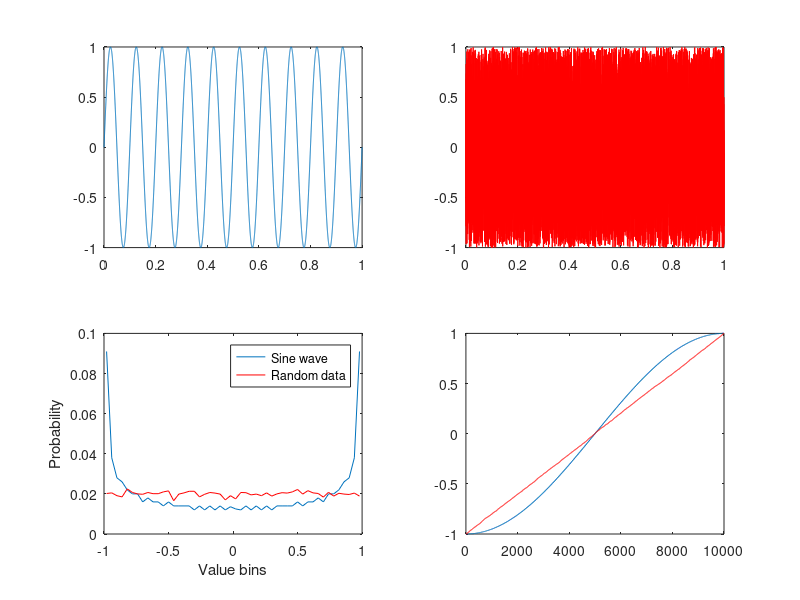
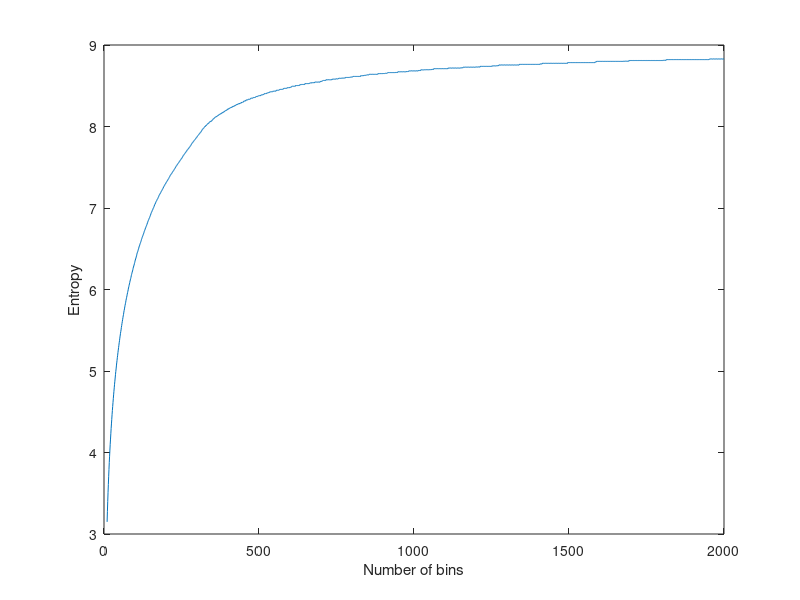
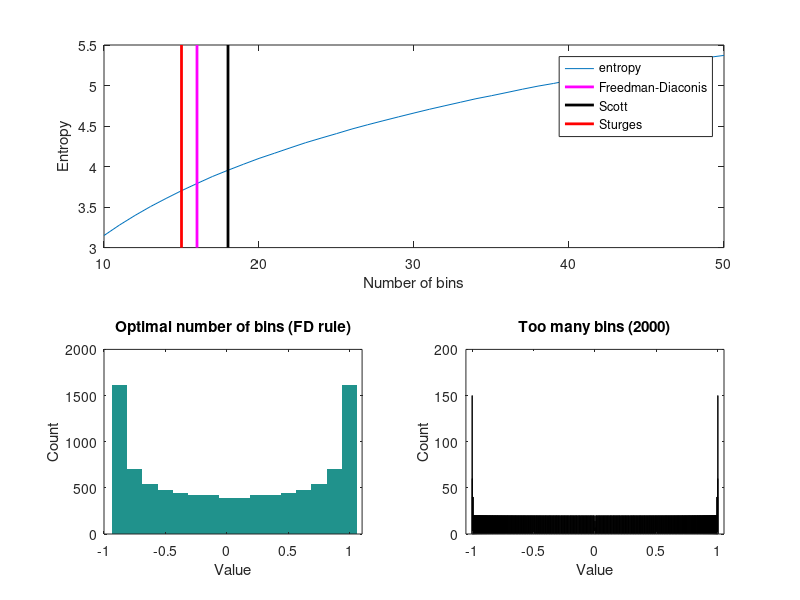

These figures' MATLAB source, in order: (Note: this script raises an error after producing the figures.)
%% Analyzing Neural Time Series Data
% Matlab code for Chapter 29
% Mike X Cohen
% 
% This code accompanies the book, titled "Analyzing Neural Time Series Data" 
% (MIT Press). Using the code without following the book may lead to confusion, 
% incorrect data analyses, and misinterpretations of results. 
% Mike X Cohen assumes no responsibility for inappropriate or incorrect use of this code. 

%% Figure 29.2

% create two signals
time    = 0:.0001:1;
signal1 = sin(2*pi*10*time);
signal2 = rand(size(signal1))*2-1; % uniform random numbers in the same scale as the sine wave

% plot signals
figure
subplot(221)
plot(time,signal1)
set(gca,'xlim',[time(1) time(end)])
subplot(222)
plot(time,signal2,'r')
set(gca,'xlim',[time(1) time(end)])

% bin data (via Matlab function hist)
nbins = 50;
[hdat1,x1] = hist(signal1,nbins);
[hdat2,x2] = hist(signal2,nbins);

% convert histograms to probability values
hdat1 = hdat1./sum(hdat1);
hdat2 = hdat2./sum(hdat2);

% plot histograms
subplot(223)
plot(x1,hdat1)
hold on
plot(x2,hdat2,'r')
legend({'Sine wave';'Random data'})
xlabel('Value bins')
ylabel('Probability')

subplot(224)
plot(sort(signal1))
hold on
plot(sort(signal2),'r')
set(gca,'xlim',[0 length(signal1)])

% The following code using the 'eval' command may seem a bit needlessly
% complex, but it introduces you to this useful Matlab function. The
% main advantage here is to call different variables inside a loop,
% which would otherwise not be possible because it is the variable
% names that are different, not indices into variables. For example,
% notice how the variables hdat1 and hdat2 are called.
for i=1:2
    eval([ 'entro(' num2str(i) ') = -sum(hdat' num2str(i) '.*log2(hdat' num2str(i) '+eps));' ]);
end

% the following code will do this same thing:
% entro(1) = -sum(hdat1.*log2(hdat1+eps));
% entro(2) = -sum(hdat2.*log2(hdat2+eps));

disp([ 'Entropies of sine wave and random noise are ' num2str(entro(1)) ' and ' num2str(entro(2)) '.' ]);

%% Figure 29.3

% range of bin numbers
nbins = 10:2000;

entropyByBinSize=zeros(size(nbins));

for nbini=1:length(nbins)
    
    % bin data, transform to probability, and eliminate zeros
    hdat = hist(signal1,nbins(nbini));
    hdat = hdat./sum(hdat);
    
    % compute entropy
    entropyByBinSize(nbini) = -sum(hdat.*log2(hdat+eps));
end

figure
plot(nbins,entropyByBinSize)
xlabel('Number of bins'), ylabel('Entropy')

%% Figure 29.4

% optimal number of bins for histogram based on a few different guidelines
n = length(signal1);
maxmin_range = max(signal1)-min(signal1);

% note: the function iqr (inter-quartile range) is in the stats toolbox. 
% If you don't have this toolbox, you can write your own similar function
% by sorting the values, finding the values that are 25% and 75% of the
% sorted distribution, and then subtracting the 25% number from the 75% number.
fd_bins      = ceil(maxmin_range/(2.0*iqr(signal1)*n^(-1/3))); % Freedman-Diaconis 
scott_bins   = ceil(maxmin_range/(3.5*std(signal1)*n^(-1/3))); % Scott
sturges_bins = ceil(1+log2(n)); % Sturges

figure
subplot(211)
% plot up to 50 bins
[junk,maxNbins] = min(abs(nbins-50)); % index of nbins that most closely matches 50
plot(nbins(1:maxNbins),entropyByBinSize(1:maxNbins))

hold on
plot([fd_bins fd_bins],get(gca,'ylim'),'m','linew',2)
plot([scott_bins scott_bins],get(gca,'ylim'),'k','linew',2)
plot([sturges_bins sturges_bins],get(gca,'ylim'),'r','linew',2)

legend({'entropy';'Freedman-Diaconis';'Scott';'Sturges'})
xlabel('Number of bins'), ylabel('Entropy')

subplot(223)
[y,x]=hist(signal1,fd_bins);
h=bar(x,y,'histc');
set(h,'linestyle','none');
set(gca,'xlim',[min(signal1) max(signal1)*1.1])
xlabel('Value'), ylabel('Count')
title('Optimal number of bins (FD rule)')

subplot(224)
[y,x]=hist(signal1,2000);
h=bar(x,y,'histc');
set(gca,'xlim',[min(signal1) max(signal1)]*1.05)
xlabel('Value'), ylabel('Count')
title('Too many bins (2000)')

%% Figure 29.5

load sampleEEGdata

% entropy over all sensors
time4entropy = [  100  400 ]; % in ms
base4entropy = [ -400 -100 ]; % in ms
topo_entropy = zeros(size(EEG.chanlocs));

timeidx=zeros(size(time4entropy)); baseidx=zeros(size(base4entropy)); 
for i=1:2
    [junk,timeidx(i)] = min(abs(EEG.times-time4entropy(i)));
    [junk,baseidx(i)] = min(abs(EEG.times-base4entropy(i)));
end

for chani=1:EEG.nbchan
    
    % entropy during task
    tempdat = EEG.data(chani,timeidx(1):timeidx(2),:);
    hdat = hist(tempdat(:),25);
    hdat = hdat./sum(hdat);
    task_entropy =  -sum(hdat.*log2(hdat+eps));
    
    % entropy during pre-stim baseline
    tempdat = EEG.data(chani,baseidx(1):baseidx(2),:);
    hdat = hist(tempdat(:),25);
    hdat = hdat./sum(hdat);
    base_entropy =  -sum(hdat.*log2(hdat+eps));
    
    % compute entropy
    topo_entropy(chani) = task_entropy - base_entropy;
end

figure
% Note: topoplot is a function in the eeglab toolbox
topoplot(topo_entropy,EEG.chanlocs,'maplimits',[-.5 .5],'plotrad',.53,'electrodes','off','numcontour',0);



% entropy over time in one electrode (fcz or po8)
sensor4entropy = 'fcz';
times2save     = -300:50:1200;
timewindow     = 400; % ms

timewindowidx = round(timewindow/(1000/EEG.srate)/2);
times2saveidx = zeros(size(times2save));
for i=1:length(times2save)
    [junk,times2saveidx(i)]=min(abs(EEG.times-times2save(i)));
end

electrodeidx = find(strcmpi(sensor4entropy,{EEG.chanlocs.labels}));

timeEntropy = zeros(1,length(times2save));

for timei = 1:length(times2save)
    
    tempdata = EEG.data(electrodeidx,times2saveidx(timei)-timewindowidx:times2saveidx(timei)+timewindowidx,1:30);
    hdat = hist(tempdata(:),25);
    hdat = hdat./sum(hdat);
    
    % compute entropy
    timeEntropy(1,timei) = -sum(hdat.*log2(hdat+eps));
    
    
    tempdata = EEG.data(electrodeidx,times2saveidx(timei)-timewindowidx:times2saveidx(timei)+timewindowidx,end-30:end);
    hdat = hist(tempdata(:),25);
    hdat = hdat./sum(hdat);
    
    % compute entropy
    timeEntropy(2,timei) = -sum(hdat.*log2(hdat+eps));
end

figure
plot(times2save,timeEntropy)
xlabel('Time (ms)'), ylabel('Entropy (bits)')
title([ 'Entropy over time from electrode ' sensor4entropy ])
legend({'First 30 trials';'last 30 trials'})

%% Figure 29.6

% Note about this figure: The panels use the same code but with different
% input signals. Comment out some of the lines below to recreate each panel.

% right panel: random noise
signal1 = rand(size(signal1))*2-1;
signal2 = rand(size(signal1))*2-1;

% center panel: one pure sine wave and one sine wave plus random noise
signal1 = sin(2*pi*10*time);
signal2 = signal1 + randn(size(signal1))/2;

% left panel: one pure sine wave and its inverse
signal1 = sin(2*pi*10*time);
signal2 = -signal1;


% determine the optimal number of bins for each variable
n            = length(signal1);
maxmin_range = max(signal1)-min(signal1);
fd_bins1     = ceil(maxmin_range/(2.0*iqr(signal1)*n^(-1/3))); % Freedman-Diaconis 

n            = length(signal2);
maxmin_range = max(signal2)-min(signal2);
fd_bins2     = ceil(maxmin_range/(2.0*iqr(signal2)*n^(-1/3))); % Freedman-Diaconis 

% and use the average...
fd_bins = ceil((fd_bins1+fd_bins2)/2);


% bin data (using histc this time)
edges = linspace(min(signal1),max(signal1),fd_bins+1);
[nPerBin1,bins1] = histc(signal1,edges);

edges = linspace(min(signal2),max(signal2),fd_bins+1);
[nPerBin2,bins2] = histc(signal2,edges);

% compute joint frequency table
jointprobs = zeros(fd_bins);
for i1=1:fd_bins
    for i2=1:fd_bins
        jointprobs(i1,i2) = sum(bins1==i1 & bins2==i2);
    end
end
jointprobs=jointprobs./sum(jointprobs(:));

figure
subplot(211)
plot(time,signal1)
subplot(212)
plot(time,signal2)

figure
imagesc(jointprobs)
colormap gray
set(gca,'clim',[0 .01],'ydir','normal')
colorbar
xlabel('Signal 2 bin'), ylabel('Signal 1 bin')

%% Figure 29.7

figure
subplot(221)
x = 0:.001:1;
y = x;
plot(x,y,'.')
title([ 'MI=' num2str(mutualinformationx(x,y)) ', r_s=' num2str(corr(x(:),y(:),'type','s')) ])
axis square

subplot(222)
x = 0:.001:1;
y = -x.^3;
plot(x,y,'.')
title([ 'MI=' num2str(mutualinformationx(x,y)) ', r_s=' num2str(corr(x(:),y(:),'type','s')) ])
axis square

subplot(223)
x=cos(0:.01:2*pi);
y=sin(0:.01:2*pi);
plot(x,y,'.')
title([ 'MI=' num2str(mutualinformationx(x,y)) ', r_s=' num2str(corr(x(:),y(:),'type','s')) ])
axis square

subplot(224)
x=[cos(0:.01:2*pi) cos(0:.01:2*pi)+1];
y=[sin(0:.01:2*pi) sin(0:.01:2*pi)-1];
plot(x,y,'.')
title([ 'MI=' num2str(mutualinformationx(x,y)) ', r_s=' num2str(corr(x(:),y(:),'type','s')) ])
axis square

%% Figure 29.8

% Theoretical size of errors as a function of histogram bins and N
% the Matlab 'inline' function is a useful tool to substitute small
% functions (1-2 lines of code) that only need to be run locally.
% However, as mentioned in chapter 26, this function will be removed in
% future versions of Matlab. 
entropy_error = inline('(b-1)./(2.*n.*log(2))');
mutinfo_error = inline('(b-1).^2./(2.*n.*log(2))');

n = 20:300;
nfixed = 15;

figure
subplot(211)
plot(n,entropy_error(nfixed,n))
hold on
plot(n,entropy_error(ceil(1+log2(n)),n),'r')
legend({[ num2str(nfixed) ' bins' ];'Sturges'' rule'})
xlabel('Number of data points'), ylabel('Entropy error (bits)')
set(gca,'xlim',[n(1) n(end)])

subplot(212)
plot(n,mutinfo_error(nfixed,n))
hold on
plot(n,mutinfo_error(ceil(1+log2(n)),n),'r')
legend({[ num2str(nfixed) ' bins' ];'Sturges'' rule'})
xlabel('Number of data points'), ylabel('Mutual information error')
set(gca,'xlim',[n(1) n(end)])

%% Figure 29.9

x = [cos(0:.01:2*pi) cos(0:.01:2*pi)+1];
y = [sin(0:.01:2*pi) sin(0:.01:2*pi)-1];

figure
subplot(221)
plot(x,y,'.')
axis([-3 3 -3 3])

subplot(212)

noiselevels = 0:.01:1;
mi = zeros(size(noiselevels));
for ni=1:length(noiselevels)
    mi(ni) = mutualinformationx(x,y+randn(size(y))*noiselevels(ni),20);
end

plot(noiselevels,mi)
xlabel('Noise level'), ylabel('Mutual information')

subplot(222)
plot(x,y+randn(size(y))*noiselevels(round(ni/2)),'.');
axis([-3 3 -3 3])

%% Figure 29.9d (takes a while to run)

nrange = 300:205:3000;
noiselevels = 0:.01:1;

mi = zeros(length(nrange),length(noiselevels));
b  = zeros(1,length(nrange)); % number of histogram bins

for ni=1:length(nrange)
    
    % define time
    t = linspace(0,2*pi,nrange(ni));
    % define signals
    x = [cos(t) cos(t)+1];
    y = [sin(t) sin(t)-1];
    
    for noi=1:length(noiselevels)
        if noi==1 % keep number of bins constant across noise levels within each number of points
            [mi(ni,noi),~,b(ni)] = mutualinformationx(x,y+randn(size(y))*noiselevels(noi));
        else
            mi(ni,noi) = mutualinformationx(x,y+randn(size(y))*noiselevels(noi),b(ni));
        end
    end
end

% convert to % change from best-case scenario (no noise, large N)
mip=100.*(mi-mi(end,1))./mi(end,1);

figure
contourf(noiselevels,nrange,mip,40,'linecolor','none')
set(gca,'clim',[-100 0])
colorbar
xlabel('Noise level'), ylabel('N (data length)')
title('Percent decrease in MI due to noise')

%% Figure 29.10

electrodes4mi = {'fz';'o1'};
timewindow = 400; % in ms
times2save = -400:100:1200;


% convert ms to indices
timewindowidx = round(timewindow/(1000/EEG.srate)/2);
times2saveidx = zeros(size(times2save));
for i=1:length(times2save)
    [junk,times2saveidx(i)]=min(abs(EEG.times-times2save(i)));
end

electrodesidx(1) = find(strcmpi(electrodes4mi{1},{EEG.chanlocs.labels}));
electrodesidx(2) = find(strcmpi(electrodes4mi{2},{EEG.chanlocs.labels}));

% initialize outputs
entropy = zeros(3,length(times2save));
mi      = zeros(2,length(times2save));
nbins   = zeros(1,length(times2save));

for timei = 1:length(times2save)
    datax = EEG.data(electrodesidx(1),times2saveidx(timei)-timewindowidx:times2saveidx(timei)+timewindowidx,:);
    datay = EEG.data(electrodesidx(2),times2saveidx(timei)-timewindowidx:times2saveidx(timei)+timewindowidx,:);
    
    [mi(1,timei),entropy(:,timei),nbins(timei)] = mutualinformationx(datax,datay);
    [mi(2,timei),entropy(:,timei)             ] = mutualinformationx(datax,datay,70);
end

figure
set(gcf,'name',[ 'Mutual information between ' electrodes4mi{1} ' and ' electrodes4mi{2} ])

subplot(221)
plot(times2save,mi(1,:))
xlabel('Time (ms)'), ylabel('MI (bits)')
title('Variable bin length')
set(gca,'xlim',[times2save(1)-50 times2save(end)+50],'ylim',[min(mi(:))-.01 max(mi(:))+.01])

subplot(222)
plot(nbins,mi(1,:),'.')
xlabel('bin length'), ylabel('MI (bits)')
title('Bin length vs. MI')
set(gca,'ylim',[min(mi(:))-.01 max(mi(:))+.01])

subplot(223)
plot(times2save,mi(2,:))
xlabel('Time (ms)'), ylabel('MI (bits)')
title('Constant bin length')
set(gca,'xlim',[times2save(1)-50 times2save(end)+50],'ylim',[min(mi(:))-.01 max(mi(:))+.01])

%% Figure 29.11

% (Figure 10 must be generated before running this cell.)
frex = logspace(log10(4),log10(40),20);
baselinetime = [-500 -200];


% baseline from ms to idx
[junk,baseidx(1)] = min(abs(times2save-baselinetime(1)));
[junk,baseidx(2)] = min(abs(times2save-baselinetime(2)));

% specify convolution and wavelet info
time = -1:1/EEG.srate:1;
half_of_wavelet_size = (length(time)-1)/2;
n_wavelet     = length(time);
n_data        = EEG.pnts*EEG.trials;
n_convolution = n_wavelet+n_data-1;
% FFT of data
fft_EEG1 = fft(reshape(EEG.data(electrodesidx(1),:,:),1,EEG.pnts*EEG.trials),n_convolution);
fft_EEG2 = fft(reshape(EEG.data(electrodesidx(2),:,:),1,EEG.pnts*EEG.trials),n_convolution);


% initialize outputs
mi   = zeros(2,length(frex),length(times2save));
ispc = zeros(length(frex),length(times2save));
powc = zeros(length(frex),length(times2save));

for fi=1:length(frex)
    % create wavelet and get its FFT
    fft_wavelet = fft(exp(2*1i*pi*frex(fi).*time) .* exp(-time.^2./(2*(4/(2*pi*frex(fi)))^2)),n_convolution);
    
    % convolution of each electrode with wavelet
    convres     = ifft(fft_wavelet.*fft_EEG1,n_convolution);
    analytic1   = reshape(convres(half_of_wavelet_size+1:end-half_of_wavelet_size),EEG.pnts,EEG.trials);
    convres     = ifft(fft_wavelet.*fft_EEG2,n_convolution);
    analytic2   = reshape(convres(half_of_wavelet_size+1:end-half_of_wavelet_size),EEG.pnts,EEG.trials);

    for timei = 1:length(times2save)
        datax = analytic1(times2saveidx(timei)-timewindowidx:times2saveidx(timei)+timewindowidx,:);
        datay = analytic2(times2saveidx(timei)-timewindowidx:times2saveidx(timei)+timewindowidx,:);
        
        % compute MI
        mi(1,fi,timei) = mutualinformationx(log10(abs(datax).^2),log10(abs(datay).^2),50);
        mi(2,fi,timei) = mutualinformationx(angle(datax),angle(datay),20);
        
        % also compute ISPC-time for comparison
        ispc(fi,timei) = mean(abs(mean(exp(1i*(angle(datay)-angle(datax))),2)),1);
        
        % also compute power correlations-time
        dataxr = tiedrank(abs(datax));
        datayr = tiedrank(abs(datay));
        n = timewindowidx*2+1;
        powc(fi,timei) = mean( 1-6*sum((dataxr-datayr).^2)/(n*(n^2-1)) );
    end
    
    disp([ 'Finished frequency ' num2str(fi) ' out of ' num2str(length(frex)) ]);
end


figure, set(gcf,'name',[ 'Mutual information between ' electrodes4mi{1} ' and ' electrodes4mi{2} ])

for i=1:2
    % plot baseline-subtracted corrected MI
    subplot(2,2,i)
    contourf(times2save,frex,squeeze(mi(i,:,:))-repmat(mean(mi(i,:,baseidx(1):baseidx(2)),3)',1,length(times2save)),40,'linecolor','none')
    set(gca,'clim',[-.075 .075],'yscale','log','ytick',round(logspace(log10(frex(1)),log10(frex(end)),6)))
end

% plot power correlations
subplot(223)
contourf(times2save,frex,powc-repmat(mean(powc(:,baseidx(1):baseidx(2)),2),1,length(times2save)),40,'linecolor','none')
set(gca,'clim',[-.2 .2],'yscale','log','ytick',round(logspace(log10(frex(1)),log10(frex(end)),6)))

% plot phase synchronization
subplot(224)
contourf(times2save,frex,ispc-repmat(mean(ispc(:,baseidx(1):baseidx(2)),2),1,length(times2save)),40,'linecolor','none')
set(gca,'clim',[-.1 .1],'yscale','log','ytick',round(logspace(log10(frex(1)),log10(frex(end)),6)))

%% Figure 29.12

time    = 0:.0001:1;
signal1 = sin(2*pi*10*time);
signal2 = -signal1;

lagz=1:10:1500;
milags=zeros(size(lagz));

for li=1:length(lagz)
    milags(li) = mutualinformationx(signal1,[signal2(lagz(li):end) signal2(1:lagz(li)-1)],15);
end

figure
plot(lagz/(1/mean(diff(time))),milags)
xlabel('Lag (seconds)'), ylabel('mutual information (bits)')


% now on real data (6 Hz power MI from figure 11)

time = -1:1/EEG.srate:1;
fft_wavelet = fft(exp(2*1i*pi*frex(5).*time) .* exp(-time.^2./(2*(4/(2*pi*frex(5)))^2)),n_convolution);

% convolution of each electrode with wavelet
convres = ifft(fft_wavelet.*fft_EEG1,n_convolution);
pow1    = log10(abs(reshape(convres(half_of_wavelet_size+1:end-half_of_wavelet_size),EEG.pnts,EEG.trials)).^2);
convres = ifft(fft_wavelet.*fft_EEG2,n_convolution);
pow2    = log10(abs(reshape(convres(half_of_wavelet_size+1:end-half_of_wavelet_size),EEG.pnts,EEG.trials)).^2);


onecycle = round(1000/frex(5));
onecycleidx = round(onecycle/(1000/EEG.srate));

lagz=-onecycleidx:onecycleidx;
milags=zeros(size(lagz));

for li=1:length(lagz)
    
    if lagz(li)<0
        milags(li) = mutualinformationx(pow1(1:end+lagz(li),:),pow2(-lagz(li)+1:end,:),30); % reverse sign for negative lags
    elseif lagz(li)==0
        milags(li) = mutualinformationx(pow1,pow2,30); % special case for no lag
    elseif lagz(li)>0
        milags(li) = mutualinformationx(pow1(lagz(li)+1:end,:),pow2(1:end-lagz(li),:),30);
    end
end

figure
plot(1000*lagz/(1/mean(diff(time))),milags)
xlabel([ electrodes4mi{1} ' leads ' electrodes4mi{2} ' ... Lag (ms) ... ' electrodes4mi{2} ' leads ' electrodes4mi{1} ]), ylabel('mutual information (bits)')
set(gca,'xlim',[-onecycle onecycle])

%% end.
